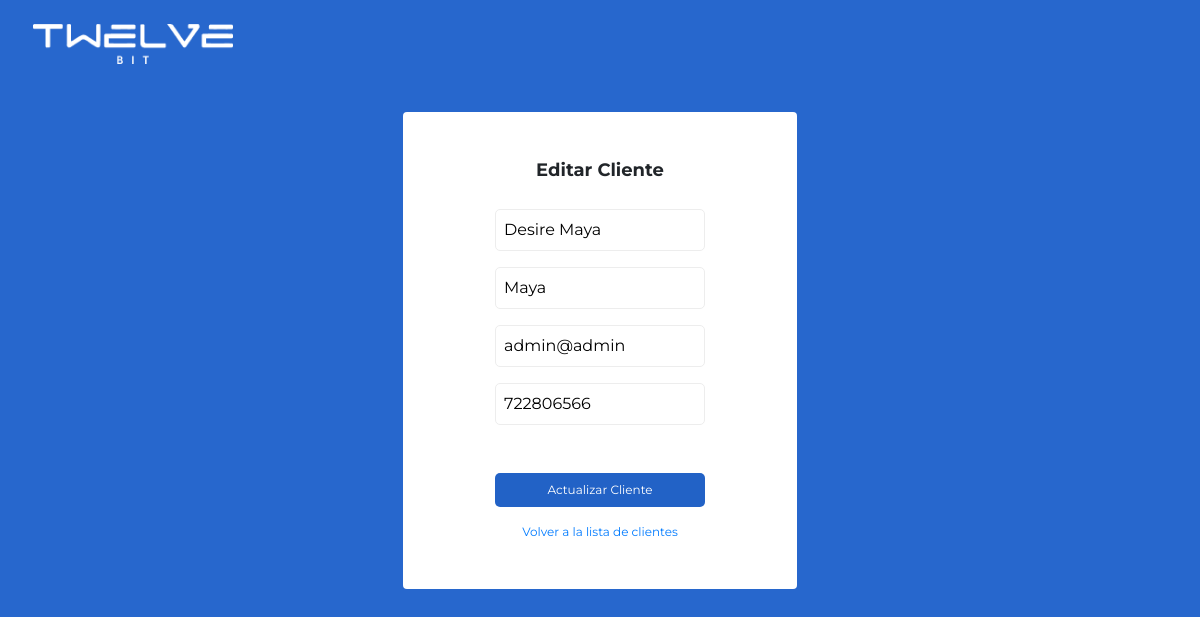
Screenshot of /editar.php?id=1 with the database file from the repository.
### tables this page shows
CREATE TABLE `clientes` (
  `ID_Cliente` int(11) NOT NULL,
  `Nombre` varchar(100) DEFAULT NULL,
  `Apellidos` varchar(100) DEFAULT NULL,
  `NIF` varchar(20) DEFAULT NULL,
  `Direccion` varchar(255) DEFAULT NULL,
  `Telefono` varchar(20) DEFAULT NULL,
  `Email` varchar(100) DEFAULT NULL,
  `Password` varchar(255) NOT NULL
);

### editar.php (the view, shortened to what this page needs)
<?php
include 'conexion.php';
$row = null;
if (isset($_GET['id'])) {
    $id = intval($_GET['id']);
    $sql = "SELECT * FROM clientes WHERE ID_Cliente = $id";
    $result = $conn->query($sql);
    if ($result->num_rows > 0) {
        $row = $result->fetch_assoc();
    } else {
        echo "<script>alert('Cliente no encontrado');
            location.assign('index.php'); </script>";
        exit();
    }
}
?>
<!DOCTYPE html>
<html lang="en">
<head>
    <link rel="stylesheet" href="css/style.css">
    <link rel="stylesheet" href="https://cdn.jsdelivr.net/npm/bootstrap@4.6.2/dist/css/bootstrap.min.css">
</head>
<body class="bg-azul overflow-hidden">
    <div class="w-100">
        <div class="row">
            <div class="col-md-12 p-4 pl-5">
                <img src="img\logo.png" alt="logo TwelveBit" class="logo">
            </div>
        </div>
        <div class="row p-4 d-flex justify-content-center">
            <div class="col-lg-4 col-md-6 col-10 p-5 d-flex flex-column align-items-center contenedor">
            <h1 class="fs18 bold fsMono mb-4">Editar Cliente</h1>
            <?php if ($row) { ?>
            <form action="editar.php" method="POST" class="d-flex flex-column align-items-center mt-1">
                <div>
                    <input type="text" id="nombre" name="nombre" placeholder="Nombre" value="<?php echo $row['Nombre']; ?>" required>
                </div>
                <div class="mt-3">
                    <input type="text" id="apellidos" name="apellidos" placeholder="Apellidos" value="<?php echo $row['Apellidos']; ?>" required>
                </div>
                <div class="mt-3">
                    <input type="email" id="email" name="email" placeholder="Email" value="<?php echo $row['Email']; ?>" required>
                </div>
                <div class="mt-3">
                    <input type="text" id="telefono" name="telefono" placeholder="Teléfono" value="<?php echo $row['Telefono']; ?>" required>
                </div>
                <button type="submit" class="boton mt-5 w-100">Actualizar Cliente</button>
                <a href="index.php" class="mt-3 fs12 text-center">Volver a la lista de clientes</a>
            </form>
            <?php } else { ?>
                <p>Cliente no encontrado.</p>
            <?php } ?>
            </div>
        </div>
    </div>
</body>
</html>

### css/style.css (style rules this page uses)
* { margin: 0; padding: 0; font-family: 'Montserrat', sans-serif; }
.bg-azul { background-color: #2767CD; }
.contenedor { background-color:#ffffff; border-radius:4px; }
.fs12 { font-size:12px; }
.fs18 { font-size:18px; }
.bold { font-weight: 700; }
.boton { background-color: #2262C6; border-radius:5px; font-size:12px; padding:8px; color:#ffffff; border:none; }
.logo { width:200px; }
input { border:1px solid #EDEDED; border-radius:5px; padding:8px; font-size:12px; }
body { background-color: #2767CD; }

### rows the page displays
clientes: nombre "Desire Maya", apellidos "Maya", email "admin@admin", telefono "722806566"
